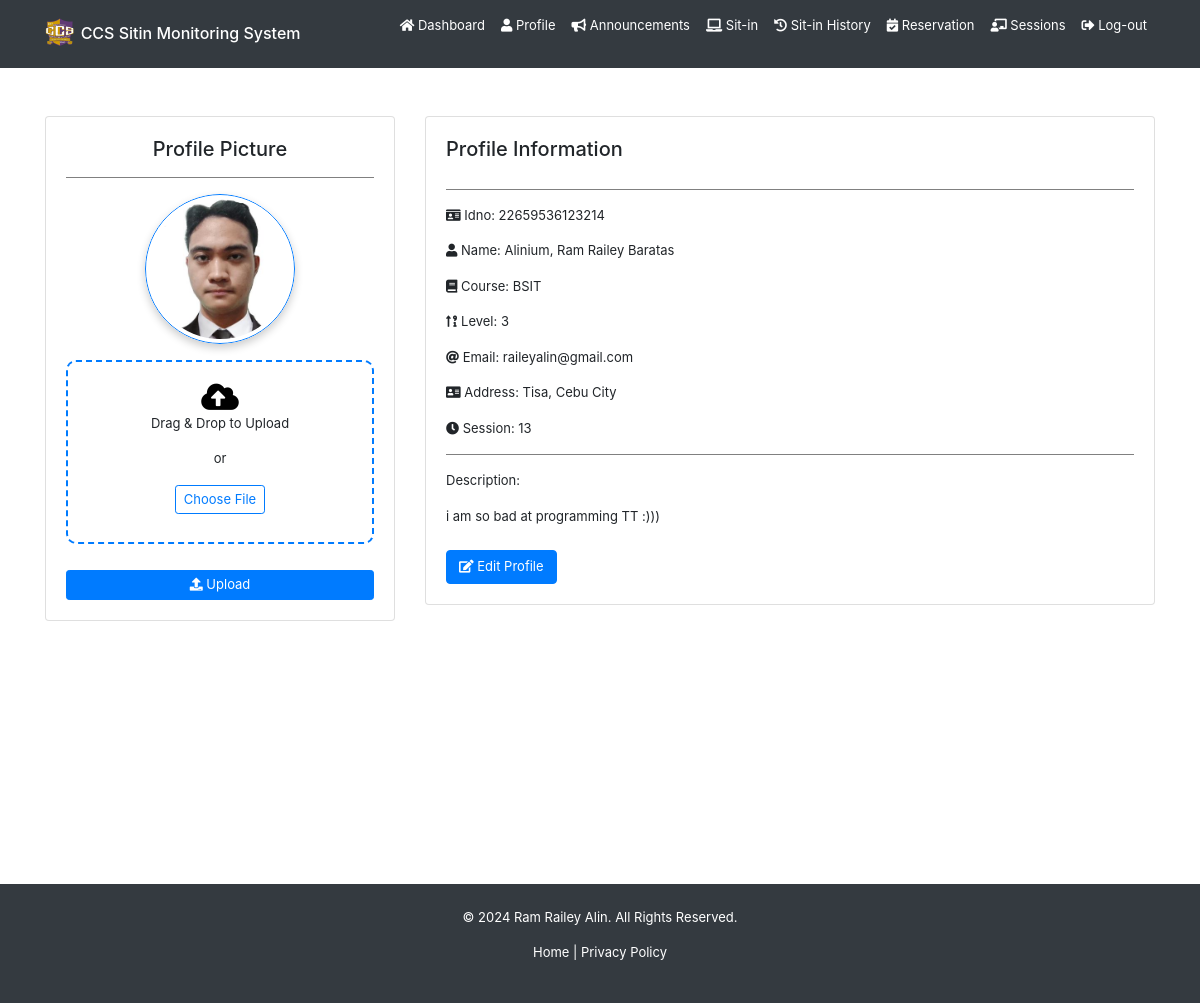
Page /profile/ (signed in) on the earlier database version.
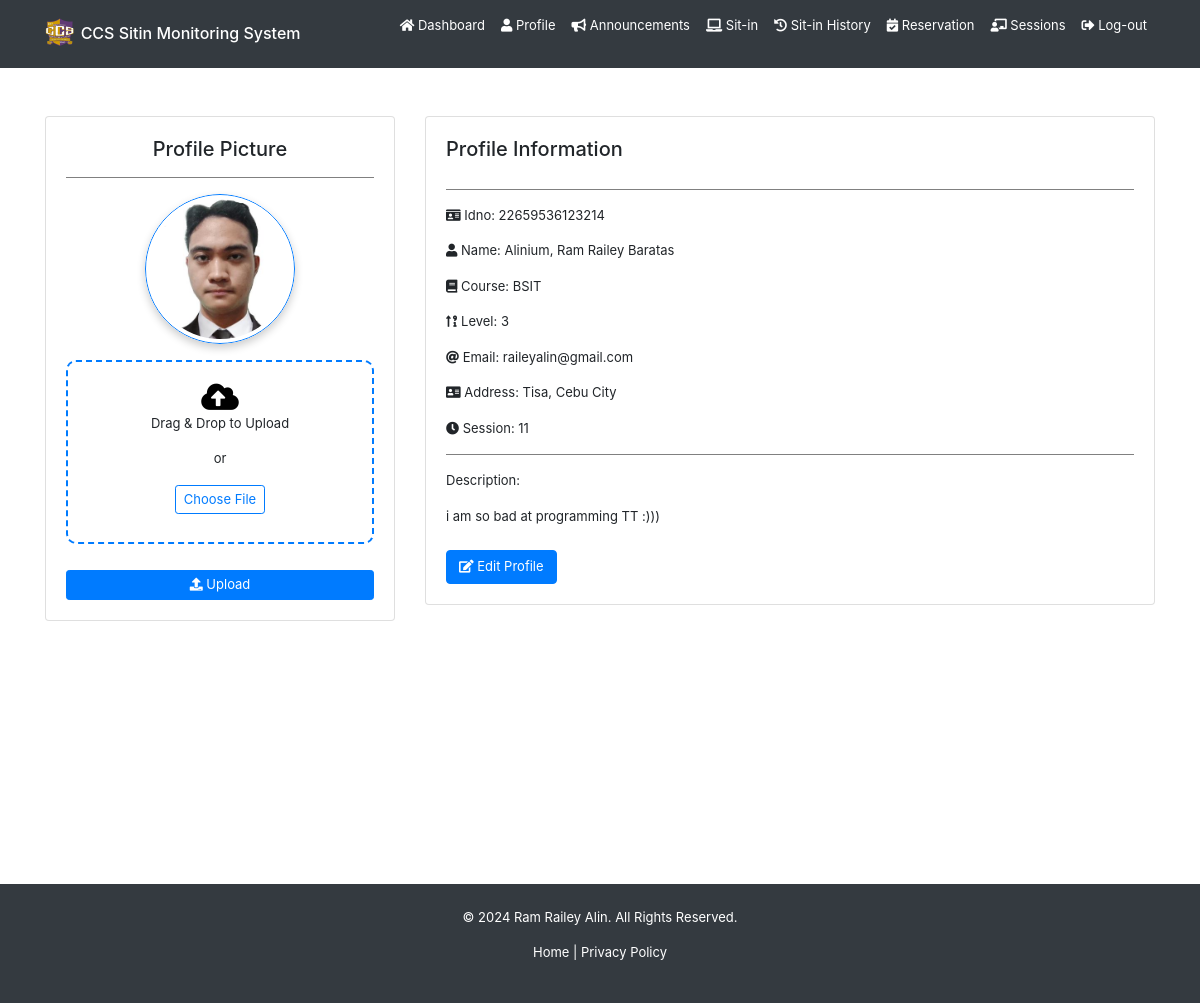
Same page on the later database version.
### backend/models.py (models this page shows, shortened)
class Registration(models.Model):
    idno = models.IntegerField(primary_key=True)
    lastname = models.CharField(max_length=80, null=True, blank=True)
    firstname = models.CharField(max_length=80, null=True, blank=True)
    middlename = models.CharField(max_length=80, null=True, blank=True)
    course = models.CharField(max_length=80, choices=COURSE_CHOICES, null=True, blank=True)
    level = models.IntegerField(null=True, choices=LEVEL_CHOICES, blank=True)
    email = models.EmailField(max_length=80, null=True, blank=True)
    address = models.CharField(max_length=255, null=True, blank=True)
    sessions = models.IntegerField(default=30, null=True, blank=True)
    profilepicture_og = models.ImageField(upload_to="profiles/", default="profiles/default.jpg", blank=True, null=True)
    profilepicture_lg = models.ImageField(upload_to="profiles/", default="profiles/default_lg.jpg", blank=True, null=True)
    profilepicture_md = models.ImageField(upload_to="profiles/", default="profiles/default_md.jpg", blank=True, null=True)
    profilepicture_sm = models.ImageField(upload_to="profiles/", default="profiles/default_sm.jpg", blank=True, null=True)
    profiledescription = models.TextField(blank=True, null=True)
    username = models.OneToOneField(User, on_delete=models.CASCADE)

### backend/views.py (the view)
# urls.py: path('profile/', views.profile, name='user-profile'),
@login_required
def profile(request):
    if request.user.is_authenticated:
        reg = Registration.objects.get(username=request.user)
        return render(request, 'backend/pages/profile.html', context={ 'registration': reg, 'course_choices': COURSE_CHOICES, 'level_choices': LEVEL_CHOICES })
    return redirect('/')

### backend/templates/backend/pages/profile.html (shortened to what the changed rows need)
{% extends 'backend/base.html' %}
{% load static %}
{% block content %}
<div id="profile-container" class="container mt-5">
    <div class="row">
        <div class="col-lg-4 col-md-12 mb-4">
            <div class="card text-center">
                <div class="card-body">
                    <div class="profile-image-container">
                        <img id="profile-preview" src="{% if registration.profilepicture_md.url %}{{ registration.profilepicture_md.url }}{% else %}{% static 'backend/images/default-avatar.jpg' %}{% endif %}"
                             alt="Profile Picture" class="profile-img img-fluid rounded-circle shadow-lg border border-primary p-1">
                    </div>
                </div>
            </div>
        </div>
        <div class="col-lg-8 col-md-12 mb-4">
            <div class="card">
                <div class="card-body">
                    <div id="profile-view">
                        <div class="d-flex justify-content-between">
                            <h5 class="card-title">Profile Information</h5>
                        </div>
                        <hr>
                        <p id="profile-id"><i class="fas fa-id-card"></i> <span>Idno:</span> {% if registration.idno %}{{ registration.idno }}{% else %}N/A{% endif %}</p>
                        <p id="profile-name">
                            <i class="fas fa-user"></i> Name:
                            {% if registration.lastname or registration.firstname or registration.middlename %}
                                {{ registration.lastname|default:'' }}{% if registration.lastname and registration.firstname %}, {% endif %}
                                {{ registration.firstname|default:'' }}
                                {{ registration.middlename|default:'' }}
                            {% else %}
                                N/A
                            {% endif %}
                        </p>
                        <p id="profile-course"><i class="fas fa-book"></i> <span>Course:</span> {% if registration.course %}{{ registration.course }}{% else %}N/A{% endif %}</p>
                        <p id="profile-level"><i class="fas fa-sort-numeric-up-alt"></i> <span>Level:</span> {% if registration.level %}{{ registration.level }}{% else %}N/A{% endif %}</p>
                        <p id="profile-email"><i class="fas fa-at"></i> <span>Email:</span> {% if registration.email %}{{ registration.email }}{% else %}N/A{% endif %}</p>
                        <p id="profile-address"><i class="fas fa-address-card"></i> <span>Address:</span> {% if registration.address %}{{ registration.address }}{% else %}N/A{% endif %}</p>
                        <p id="profile-session"><i class="fas fa-clock"></i> <span>Session:</span> {% if registration.sessions %}{{ registration.sessions }}{% else %}N/A{% endif %}</p>
                        <hr>
                        <p>Description:</p>
                        <p id="profile-description">{% if registration.profiledescription %}{{ registration.profiledescription }}{% else %}N/A{% endif %}</p>
                        <div class="mt-4 text-end">
                            <button class="btn btn-primary" onclick="toggleEdit(true)"><i class="fas fa-edit"></i> Edit
                                Profile</button>
                        </div>
                    </div>
                </div>
            </div>
        </div>
    </div>
</div>
{% endblock %}

Differences in the rows shown:
changed Registration "Alinium": sessions "13" → "11"
